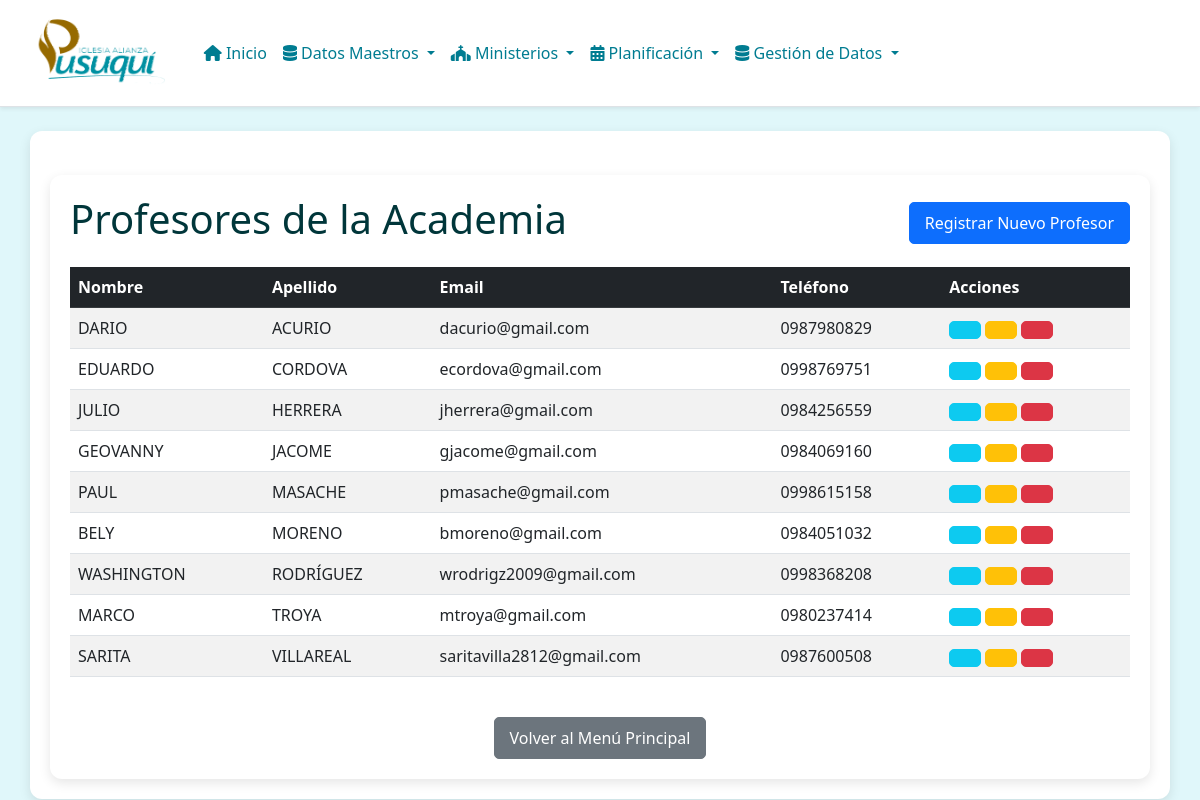
The page /academia/teachers/ on the database its author committed.
### academia/models.py (models this page shows, shortened)
class Teacher(models.Model):
    name = models.CharField(_("name"), max_length=128)
    surname = models.CharField(_("surname"), max_length=128)
    email = models.EmailField(_("email"), max_length=254, unique=True, null=True, blank=True)
    phone_number = models.CharField(_("phone number"), max_length=20, null=True, blank=True)
    class Meta:
        verbose_name = _("teacher")
        verbose_name_plural = _("teachers")
        ordering = ['surname', 'name']

### academia/views.py (the view)
# urls.py: path('teachers/', views.TeacherListView.as_view(), name='teacher-list'),
class TeacherListView(ListView):
    model = Teacher
    template_name = 'academia/teacher_list.html'
    context_object_name = 'teachers'
    paginate_by = 10
    def get_context_data(self, **kwargs):
        context = super().get_context_data(**kwargs)
        context['active_page'] = 'teachers'
        context['page_title'] = 'Listado de Profesores'
        return context

### academia/templates/academia/teacher_list.html (shortened to what this page needs)
{% extends "base.html" %}
{% load i18n %}
{% block body %}
<div class="container mt-4">
    <div class="d-flex justify-content-between align-items-center mb-3">
        <h1>{% trans "Profesores de la Academia" %}</h1>
        <a href="{% url 'academia:teacher-create' %}" class="btn btn-primary">{% trans "Registrar Nuevo Profesor" %}</a>
    </div>
    {% if teachers %}
        <div class="table-responsive">
            <table class="table table-striped table-hover">
                <thead class="table-dark">
                    <tr>
                        <th>{% trans "Nombre" %}</th>
                        <th>{% trans "Apellido" %}</th>
                        <th>{% trans "Email" %}</th>
                        <th>{% trans "Teléfono" %}</th>
                        <th>{% trans "Acciones" %}</th>
                    </tr>
                </thead>
                <tbody>
                    {% for teacher in teachers %}
                    <tr>
                        <td>{{ teacher.name }}</td>
                        <td>{{ teacher.surname }}</td>
                        <td>{{ teacher.email|default:"N/A" }}</td>
                        <td>{{ teacher.phone_number|default:"N/A" }}</td>
                        <td>
                            <a href="{% url 'academia:teacher-detail' teacher.pk %}" class="btn btn-info btn-sm" title="{% trans 'Ver Detalles' %}"></a>
                            <a href="{% url 'academia:teacher-update' teacher.pk %}" class="btn btn-warning btn-sm" title="{% trans 'Editar' %}"></a>
                            <a href="{% url 'academia:teacher-delete' teacher.pk %}" class="btn btn-danger btn-sm" title="{% trans 'Eliminar' %}"></a>
                        </td>
                    </tr>
                    {% endfor %}
                </tbody>
            </table>
        </div>
    {% else %}
        <div class="alert alert-info" role="alert">
            {% trans "No hay profesores registrados actualmente." %}
        </div>
    {% endif %}
    <div class="mt-4 text-center">
        <a href="{% url 'academia:index' %}" class="btn btn-secondary">Volver al Menú Principal</a>
    </div>
</div>
{% endblock %}

### static/css/style.css (style rules this page uses)
body { background-color: #e0f7fa; color: #00363a; }
.container { background-color: #ffffff; border-radius: 12px; padding: 20px; box-shadow: 0 4px 12px rgba(0, 0, 0, 0.1); }

### templates/base.html (style rules this page uses)
:root { --primary-color: #72cdd1; --secondary-color: #65a7d3; --accent-color: #d9d9d9; --light-bg: #f8f9fa; --border-radius: 8px; }
body { background-color: var(--light-bg); font-family: 'Segoe UI', Tahoma, Geneva, Verdana, sans-serif; }
.btn { border-radius: 5px; padding: 8px 15px; transition: all 0.3s ease; }

### rows shown on the page
Teacher: name "DARIO", surname "ACURIO", email "dacurio@gmail.com", phone_number "0987980829"
Teacher: name "EDUARDO", surname "CORDOVA", email "ecordova@gmail.com", phone_number "0998769751"
Teacher: name "JULIO", surname "HERRERA", email "jherrera@gmail.com", phone_number "0984256559"
Teacher: name "GEOVANNY", surname "JACOME", email "gjacome@gmail.com", phone_number "0984069160"
Teacher: name "PAUL", surname "MASACHE", email "pmasache@gmail.com", phone_number "0998615158"
Teacher: name "BELY", surname "MORENO", email "bmoreno@gmail.com", phone_number "0984051032"
Teacher: name "WASHINGTON", surname "RODRÍGUEZ", email "wrodrigz2009@gmail.com", phone_number "0998368208"
Teacher: name "MARCO", surname "TROYA", email "mtroya@gmail.com", phone_number "0980237414"
Teacher: name "SARITA", surname "VILLAREAL", email "saritavilla2812@gmail.com", phone_number "0987600508"
